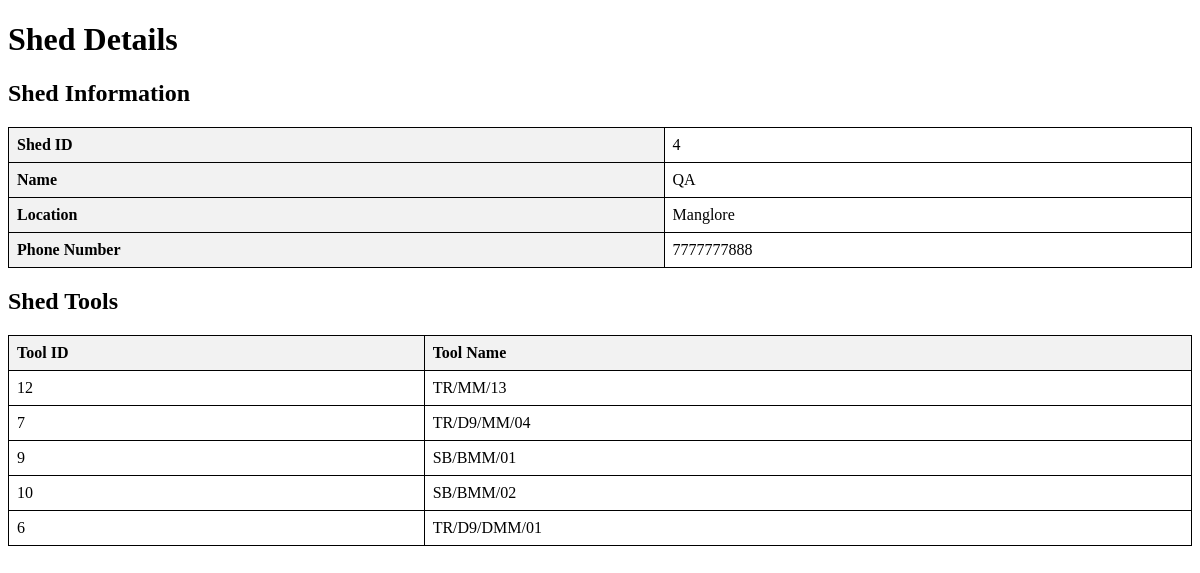
The page /shed/4/ on the database its author committed.
### app1/models.py (models this page shows, shortened)
class ShedDetails(models.Model):
    shed_id = models.AutoField(primary_key=True)
    name = models.CharField(max_length=24)
    location = models.CharField(max_length=16)
    phone_number = models.CharField(max_length=10)

class ShedTools(models.Model):
    shedtool_id = models.AutoField(primary_key=True)
    shed = models.ForeignKey(ShedDetails, on_delete=models.CASCADE)
    using_tool = models.ForeignKey(InstrumentModel, on_delete=models.CASCADE)

class InstrumentModel(models.Model):
    instrument_no = models.AutoField(primary_key=True)
    instrument_name = models.CharField(max_length=16)
    manufacturer_name = models.CharField(max_length=24, blank=True, null=True)
    year_of_purchase = models.DateField()
    gst = models.SmallIntegerField()
    description = models.CharField(max_length=255, blank=True, null=True)
    instrument_range = models.CharField(max_length=16, blank=True, null=True)
    least_count = models.CharField(max_length=8, blank=True, null=True)
    type_of_tool = models.ForeignKey(InstrumentGroupMaster, on_delete=models.DO_NOTHING)
    calibration_frequency = models.IntegerField()

### app1/views.py (the view)
# urls.py: path('shed/<int:shed_id>/', ShedDetailView1.as_view(), name='shed_detail'),
class ShedDetailView1(View):
    def get(self, request, shed_id):
        shed = get_object_or_404(ShedDetails, pk=shed_id)
        shed_tools = ShedTools.objects.filter(shed=shed)
        return render(request, 'app1/shed_detail.html', {'shed': shed, 'shed_tools': shed_tools})

### app1/templates/app1/shed_detail.html (shortened to what this page needs)
<!DOCTYPE html>
<html lang="en">
<head>
</head>
<body>
    <h1>Shed Details</h1>
    <h2>Shed Information</h2>
    <table>
        <tbody>
            <tr>
                <th>Shed ID</th>
                <td>{{ shed.shed_id }}</td>
            </tr>
            <tr>
                <th>Name</th>
                <td>{{ shed.name }}</td>
            </tr>
            <tr>
                <th>Location</th>
                <td>{{ shed.location }}</td>
            </tr>
            <tr>
                <th>Phone Number</th>
                <td>{{ shed.phone_number }}</td>
            </tr>
        </tbody>
    </table>
    <h2>Shed Tools</h2>
    <table>
        <thead>
            <tr>
                <th>Tool ID</th>
                <th>Tool Name</th>
            </tr>
        </thead>
        <tbody>
            {% for shed_tool in shed_tools %}
            <tr>
                <td>{{ shed_tool.using_tool.instrument_no }}</td>
                <td>{{ shed_tool.using_tool.instrument_name }}</td>
            </tr>
            {% empty %}
            <tr>
                <td colspan="2">No tools available in this shed.</td>
            </tr>
            {% endfor %}
        </tbody>
    </table>
</body>
</html>

### app1/templates/app1/shed_detail.html (style rules this page uses)
table { width: 100%; border-collapse: collapse; margin-bottom: 10px; }
th, td { border: 1px solid black; padding: 8px; text-align: left; }
th { background-color: #f2f2f2; }

### rows shown on the page
ShedDetails: shed_id "4", name "QA", location "Manglore", phone_number "7777777888"
ShedTools: using_tool.instrument_no "12", using_tool.instrument_name "TR/MM/13"
ShedTools: using_tool.instrument_no "7", using_tool.instrument_name "TR/D9/MM/04"
ShedTools: using_tool.instrument_no "9", using_tool.instrument_name "SB/BMM/01"
ShedTools: using_tool.instrument_no "10", using_tool.instrument_name "SB/BMM/02"
ShedTools: using_tool.instrument_no "6", using_tool.instrument_name "TR/D9/DMM/01"
